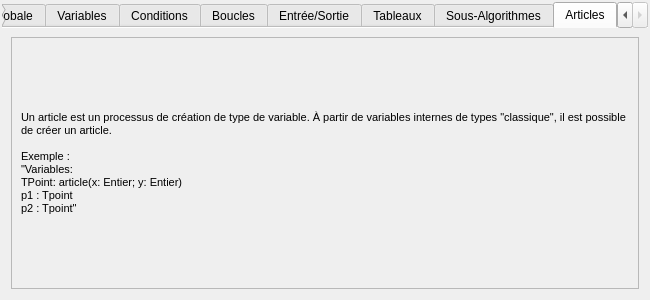
<?xml version="1.0" encoding="UTF-8"?>
<ui version="4.0">
 <class>SyntaxWindow</class>
 <widget class="QMainWindow" name="SyntaxWindow">
  <property name="geometry">
   <rect>
    <x>0</x>
    <y>0</y>
    <width>650</width>
    <height>300</height>
   </rect>
  </property>
  <property name="sizePolicy">
   <sizepolicy hsizetype="Fixed" vsizetype="Fixed">
    <horstretch>0</horstretch>
    <verstretch>0</verstretch>
   </sizepolicy>
  </property>
  <property name="minimumSize">
   <size>
    <width>650</width>
    <height>300</height>
   </size>
  </property>
  <property name="maximumSize">
   <size>
    <width>650</width>
    <height>300</height>
   </size>
  </property>
  <property name="windowTitle">
   <string>Syntaxe</string>
  </property>
  <property name="windowIcon">
   <iconset resource="res.qrc">
    <normaloff>:/ressources/img/nf04.png</normaloff>:/ressources/img/nf04.png</iconset>
  </property>
  <widget class="QWidget" name="centralwidget">
   <layout class="QGridLayout" name="gridLayout">
    <property name="leftMargin">
     <number>2</number>
    </property>
    <property name="topMargin">
     <number>2</number>
    </property>
    <property name="rightMargin">
     <number>2</number>
    </property>
    <property name="bottomMargin">
     <number>2</number>
    </property>
    <item row="0" column="0">
     <widget class="QTabWidget" name="algoutt">
      <property name="currentIndex">
       <number>7</number>
      </property>
      <property name="documentMode">
       <bool>true</bool>
      </property>
      <widget class="QWidget" name="structure">
       <attribute name="title">
        <string>Structure globale</string>
       </attribute>
       <layout class="QGridLayout" name="gridLayout_2">
        <property name="leftMargin">
         <number>14</number>
        </property>
        <property name="topMargin">
         <number>14</number>
        </property>
        <property name="rightMargin">
         <number>14</number>
        </property>
        <property name="bottomMargin">
         <number>14</number>
        </property>
        <item row="0" column="0">
         <widget class="QScrollArea" name="scrollArea_4">
          <property name="widgetResizable">
           <bool>true</bool>
          </property>
          <widget class="QWidget" name="scrollAreaWidgetContents_4">
           <property name="geometry">
            <rect>
             <x>0</x>
             <y>0</y>
             <width>123</width>
             <height>533</height>
            </rect>
           </property>
           <layout class="QGridLayout" name="gridLayout_13">
            <item row="0" column="0">
             <widget class="QLabel" name="label">
              <property name="text">
               <string>&lt;!DOCTYPE HTML PUBLIC &quot;-//W3C//DTD HTML 4.0//EN&quot; &quot;http://www.w3.org/TR/REC-html40/strict.dtd&quot;&gt;
&lt;html&gt;&lt;head&gt;&lt;meta name=&quot;qrichtext&quot; content=&quot;1&quot; /&gt;&lt;style type=&quot;text/css&quot;&gt;
p, li { white-space: pre-wrap; }
&lt;/style&gt;&lt;/head&gt;&lt;body style=&quot; font-family:'MS Shell Dlg 2'; font-size:8pt; font-weight:400; font-style:normal;&quot;&gt;
&lt;p style=&quot; margin-top:0px; margin-bottom:0px; margin-left:0px; margin-right:0px; -qt-block-indent:0; text-indent:0px;&quot;&gt;L'algorithme doit posséder trois rubriques :&lt;/p&gt;
&lt;ul style=&quot;margin-top: 0px; margin-bottom: 0px; margin-left: 0px; margin-right: 0px; -qt-list-indent: 1;&quot;&gt;&lt;li style=&quot; margin-top:12px; margin-bottom:0px; margin-left:0px; margin-right:0px; -qt-block-indent:0; text-indent:0px;&quot;&gt; Rubrique &amp;quot;Algorithme&amp;quot; : contient le nom de l'algorithme,&lt;/li&gt;
&lt;li style=&quot; margin-top:12px; margin-bottom:0px; margin-left:0px; margin-right:0px; -qt-block-indent:0; text-indent:0px;&quot;&gt; Rubrique &amp;quot;Types&amp;quot; (optionnelle) : contient les articles de l'algorithme,&lt;/li&gt;
&lt;li style=&quot; margin-top:12px; margin-bottom:0px; margin-left:0px; margin-right:0px; -qt-block-indent:0; text-indent:0px;&quot;&gt; Rubrique &amp;quot;Variables&amp;quot; ou &amp;quot;Initialisation&amp;quot; : contient les déclarations de variables,&lt;/li&gt;
&lt;li style=&quot; margin-top:12px; margin-bottom:0px; margin-left:0px; margin-right:0px; -qt-block-indent:0; text-indent:0px;&quot;&gt; Rubrique &amp;quot;Traitement&amp;quot; : contient le pseudo-code de l'algorithme&lt;/li&gt;&lt;/ul&gt;
&lt;p style=&quot; margin-top:12px; margin-bottom:0px; margin-left:0px; margin-right:0px; -qt-block-indent:0; text-indent:0px;&quot;&gt;Les commentaires peuvent êtres utiles pour comprendre un algorithme devenant long. Commencer une ligne par deux slashs (&amp;quot;//&amp;quot;) et le reste de la ligne sera un commentaire.&lt;/p&gt;&lt;/body&gt;&lt;/html&gt;</string>
              </property>
              <property name="wordWrap">
               <bool>true</bool>
              </property>
             </widget>
            </item>
           </layout>
          </widget>
         </widget>
        </item>
       </layout>
      </widget>
      <widget class="QWidget" name="vars">
       <attribute name="title">
        <string>Variables</string>
       </attribute>
       <layout class="QGridLayout" name="gridLayout_3">
        <property name="leftMargin">
         <number>14</number>
        </property>
        <property name="topMargin">
         <number>14</number>
        </property>
        <property name="rightMargin">
         <number>14</number>
        </property>
        <property name="bottomMargin">
         <number>14</number>
        </property>
        <item row="0" column="0">
         <widget class="QScrollArea" name="scrollArea_5">
          <property name="widgetResizable">
           <bool>true</bool>
          </property>
          <widget class="QWidget" name="scrollAreaWidgetContents_5">
           <property name="geometry">
            <rect>
             <x>0</x>
             <y>0</y>
             <width>77</width>
             <height>564</height>
            </rect>
           </property>
           <layout class="QGridLayout" name="gridLayout_14">
            <item row="0" column="0">
             <widget class="QLabel" name="label_2">
              <property name="text">
               <string>&lt;!DOCTYPE HTML PUBLIC &quot;-//W3C//DTD HTML 4.0//EN&quot; &quot;http://www.w3.org/TR/REC-html40/strict.dtd&quot;&gt;
&lt;html&gt;&lt;head&gt;&lt;meta name=&quot;qrichtext&quot; content=&quot;1&quot; /&gt;&lt;style type=&quot;text/css&quot;&gt;
p, li { white-space: pre-wrap; }
&lt;/style&gt;&lt;/head&gt;&lt;body style=&quot; font-family:'MS Shell Dlg 2'; font-size:8pt; font-weight:400; font-style:normal;&quot;&gt;
&lt;p style=&quot; margin-top:0px; margin-bottom:0px; margin-left:0px; margin-right:0px; -qt-block-indent:0; text-indent:0px;&quot;&gt;Les variables sont des éléments d'un algorithmes, définies par deux choses : leur type (Entier, Réel, Caractère ou Booléen) et leur valeur.&lt;/p&gt;
&lt;p style=&quot; margin-top:0px; margin-bottom:0px; margin-left:0px; margin-right:0px; -qt-block-indent:0; text-indent:0px;&quot;&gt;Une variable se définit comme suit : &amp;quot;nom : type&amp;quot;. Les variables ne se définissent que dans la rubrique &amp;quot;Variables&amp;quot;.&lt;/p&gt;
&lt;p style=&quot;-qt-paragraph-type:empty; margin-top:0px; margin-bottom:0px; margin-left:0px; margin-right:0px; -qt-block-indent:0; text-indent:0px;&quot;&gt;&lt;br /&gt;&lt;/p&gt;
&lt;p style=&quot; margin-top:0px; margin-bottom:0px; margin-left:0px; margin-right:0px; -qt-block-indent:0; text-indent:0px;&quot;&gt;Exemple :&lt;/p&gt;
&lt;p style=&quot; margin-top:0px; margin-bottom:0px; margin-left:0px; margin-right:0px; -qt-block-indent:0; text-indent:0px;&quot;&gt;&amp;quot;x : Entier&lt;/p&gt;
&lt;p style=&quot; margin-top:0px; margin-bottom:0px; margin-left:0px; margin-right:0px; -qt-block-indent:0; text-indent:0px;&quot;&gt;estPremier : Booléen&amp;quot;&lt;/p&gt;
&lt;p style=&quot;-qt-paragraph-type:empty; margin-top:0px; margin-bottom:0px; margin-left:0px; margin-right:0px; -qt-block-indent:0; text-indent:0px;&quot;&gt;&lt;br /&gt;&lt;/p&gt;
&lt;p style=&quot; margin-top:0px; margin-bottom:0px; margin-left:0px; margin-right:0px; -qt-block-indent:0; text-indent:0px;&quot;&gt;Une affectation de variable se fait comme suit :&lt;/p&gt;
&lt;p style=&quot; margin-top:0px; margin-bottom:0px; margin-left:0px; margin-right:0px; -qt-block-indent:0; text-indent:0px;&quot;&gt;&amp;quot;variable &amp;lt;- valeur&amp;quot;&lt;/p&gt;&lt;/body&gt;&lt;/html&gt;</string>
              </property>
              <property name="wordWrap">
               <bool>true</bool>
              </property>
             </widget>
            </item>
           </layout>
          </widget>
         </widget>
        </item>
       </layout>
      </widget>
      <widget class="QWidget" name="conds">
       <attribute name="title">
        <string>Conditions</string>
       </attribute>
       <layout class="QGridLayout" name="gridLayout_4">
        <property name="leftMargin">
         <number>14</number>
        </property>
        <property name="topMargin">
         <number>14</number>
        </property>
        <property name="rightMargin">
         <number>14</number>
        </property>
        <property name="bottomMargin">
         <number>14</number>
        </property>
        <item row="0" column="0">
         <widget class="QScrollArea" name="scrollArea">
          <property name="widgetResizable">
           <bool>true</bool>
          </property>
          <widget class="QWidget" name="scrollAreaWidgetContents">
           <property name="geometry">
            <rect>
             <x>0</x>
             <y>0</y>
             <width>104</width>
             <height>369</height>
            </rect>
           </property>
           <layout class="QGridLayout" name="gridLayout_5">
            <item row="0" column="0">
             <widget class="QLabel" name="label_3">
              <property name="text">
               <string>&lt;!DOCTYPE HTML PUBLIC &quot;-//W3C//DTD HTML 4.0//EN&quot; &quot;http://www.w3.org/TR/REC-html40/strict.dtd&quot;&gt;
&lt;html&gt;&lt;head&gt;&lt;meta name=&quot;qrichtext&quot; content=&quot;1&quot; /&gt;&lt;style type=&quot;text/css&quot;&gt;
p, li { white-space: pre-wrap; }
&lt;/style&gt;&lt;/head&gt;&lt;body style=&quot; font-family:'MS Shell Dlg 2'; font-size:8pt; font-weight:400; font-style:normal;&quot;&gt;
&lt;p style=&quot; margin-top:0px; margin-bottom:0px; margin-left:0px; margin-right:0px; -qt-block-indent:0; text-indent:0px;&quot;&gt;Une condition permet de distinguer deux cas et de définir des actions propres à chacun des cas.&lt;/p&gt;
&lt;p style=&quot; margin-top:0px; margin-bottom:0px; margin-left:0px; margin-right:0px; -qt-block-indent:0; text-indent:0px;&quot;&gt;L'expression calculée doit donc être de type &amp;quot;Booléen&amp;quot; pour n'avoir que deux cas possibles.&lt;/p&gt;
&lt;p style=&quot; margin-top:0px; margin-bottom:0px; margin-left:0px; margin-right:0px; -qt-block-indent:0; text-indent:0px;&quot;&gt;Exemple :&lt;/p&gt;
&lt;p style=&quot; margin-top:0px; margin-bottom:0px; margin-left:0px; margin-right:0px; -qt-block-indent:0; text-indent:0px;&quot;&gt;&amp;quot;Si reponse = 42 Alors&lt;/p&gt;
&lt;p style=&quot; margin-top:0px; margin-bottom:0px; margin-left:0px; margin-right:0px; -qt-block-indent:0; text-indent:0px;&quot;&gt;    Ecrire(&amp;quot;Vous avez trouvé la réponse&amp;quot;!)&lt;/p&gt;
&lt;p style=&quot; margin-top:0px; margin-bottom:0px; margin-left:0px; margin-right:0px; -qt-block-indent:0; text-indent:0px;&quot;&gt;SinonSi reponse = 41 Alors&lt;/p&gt;
&lt;p style=&quot; margin-top:0px; margin-bottom:0px; margin-left:0px; margin-right:0px; -qt-block-indent:0; text-indent:0px;&quot;&gt;    Ecrire(&amp;quot;Presque&amp;quot;!)&lt;/p&gt;
&lt;p style=&quot; margin-top:0px; margin-bottom:0px; margin-left:0px; margin-right:0px; -qt-block-indent:0; text-indent:0px;&quot;&gt;Sinon&lt;/p&gt;
&lt;p style=&quot; margin-top:0px; margin-bottom:0px; margin-left:0px; margin-right:0px; -qt-block-indent:0; text-indent:0px;&quot;&gt;    Ecrire(&amp;quot;Désolé, ce n'est pas la réponse&amp;quot;!)&lt;/p&gt;
&lt;p style=&quot; margin-top:0px; margin-bottom:0px; margin-left:0px; margin-right:0px; -qt-block-indent:0; text-indent:0px;&quot;&gt;FinSi&amp;quot;&lt;/p&gt;&lt;/body&gt;&lt;/html&gt;</string>
              </property>
              <property name="wordWrap">
               <bool>true</bool>
              </property>
             </widget>
            </item>
           </layout>
          </widget>
         </widget>
        </item>
       </layout>
      </widget>
      <widget class="QWidget" name="boucles">
       <attribute name="title">
        <string>Boucles</string>
       </attribute>
       <layout class="QGridLayout" name="gridLayout_6">
        <property name="leftMargin">
         <number>14</number>
        </property>
        <property name="topMargin">
         <number>14</number>
        </property>
        <property name="rightMargin">
         <number>14</number>
        </property>
        <property name="bottomMargin">
         <number>14</number>
        </property>
        <item row="0" column="0">
         <widget class="QScrollArea" name="scrollArea_2">
          <property name="widgetResizable">
           <bool>true</bool>
          </property>
          <widget class="QWidget" name="scrollAreaWidgetContents_3">
           <property name="geometry">
            <rect>
             <x>0</x>
             <y>0</y>
             <width>102</width>
             <height>655</height>
            </rect>
           </property>
           <layout class="QGridLayout" name="gridLayout_7">
            <item row="0" column="0">
             <widget class="QLabel" name="label_4">
              <property name="text">
               <string>&lt;!DOCTYPE HTML PUBLIC &quot;-//W3C//DTD HTML 4.0//EN&quot; &quot;http://www.w3.org/TR/REC-html40/strict.dtd&quot;&gt;
&lt;html&gt;&lt;head&gt;&lt;meta name=&quot;qrichtext&quot; content=&quot;1&quot; /&gt;&lt;style type=&quot;text/css&quot;&gt;
p, li { white-space: pre-wrap; }
&lt;/style&gt;&lt;/head&gt;&lt;body style=&quot; font-family:'MS Shell Dlg 2'; font-size:8pt; font-weight:400; font-style:normal;&quot;&gt;
&lt;p style=&quot; margin-top:0px; margin-bottom:0px; margin-left:0px; margin-right:0px; -qt-block-indent:0; text-indent:0px;&quot;&gt;Une boucle permet de répéter une action autant de fois que nécessaire.&lt;/p&gt;
&lt;p style=&quot; margin-top:0px; margin-bottom:0px; margin-left:0px; margin-right:0px; -qt-block-indent:0; text-indent:0px;&quot;&gt;Il existe deux types de boucles : définies et non définies.&lt;/p&gt;
&lt;p style=&quot; margin-top:0px; margin-bottom:0px; margin-left:0px; margin-right:0px; -qt-block-indent:0; text-indent:0px;&quot;&gt;Une boucle définie (Pour) se réalise comme suit :&lt;/p&gt;
&lt;p style=&quot; margin-top:0px; margin-bottom:0px; margin-left:0px; margin-right:0px; -qt-block-indent:0; text-indent:0px;&quot;&gt;&amp;quot;Pour index allant de 0 à 500 par pas de 1 Faire&lt;/p&gt;
&lt;p style=&quot; margin-top:0px; margin-bottom:0px; margin-left:0px; margin-right:0px; -qt-block-indent:0; text-indent:0px;&quot;&gt;    Ecrire(&amp;quot;Je ferai mes exercices&amp;quot;!)&lt;/p&gt;
&lt;p style=&quot; margin-top:0px; margin-bottom:0px; margin-left:0px; margin-right:0px; -qt-block-indent:0; text-indent:0px;&quot;&gt;FinPour&amp;quot;&lt;/p&gt;
&lt;p style=&quot; margin-top:0px; margin-bottom:0px; margin-left:0px; margin-right:0px; -qt-block-indent:0; text-indent:0px;&quot;&gt;La variable index n'est pas automatiquement définie, mais elle est automatiquement initialisée et incrémentée (on lui assigne 0 au début et on lui ajoute 1 tant que la condition est vraie).&lt;/p&gt;
&lt;p style=&quot;-qt-paragraph-type:empty; margin-top:0px; margin-bottom:0px; margin-left:0px; margin-right:0px; -qt-block-indent:0; text-indent:0px;&quot;&gt;&lt;br /&gt;&lt;/p&gt;
&lt;p style=&quot; margin-top:0px; margin-bottom:0px; margin-left:0px; margin-right:0px; -qt-block-indent:0; text-indent:0px;&quot;&gt;Une boucle non définie (TantQue) se réalise comme suit :&lt;/p&gt;
&lt;p style=&quot; margin-top:0px; margin-bottom:0px; margin-left:0px; margin-right:0px; -qt-block-indent:0; text-indent:0px;&quot;&gt;&amp;quot;TantQue motdepasse != 42 Faire&lt;/p&gt;
&lt;p style=&quot; margin-top:0px; margin-bottom:0px; margin-left:0px; margin-right:0px; -qt-block-indent:0; text-indent:0px;&quot;&gt;    Ecrire(&amp;quot;Ce n'est pas le bon mot de passe ! Try again !&amp;quot;!)&lt;/p&gt;
&lt;p style=&quot; margin-top:0px; margin-bottom:0px; margin-left:0px; margin-right:0px; -qt-block-indent:0; text-indent:0px;&quot;&gt;    Lire(clavier ! motdepasse)&lt;/p&gt;
&lt;p style=&quot; margin-top:0px; margin-bottom:0px; margin-left:0px; margin-right:0px; -qt-block-indent:0; text-indent:0px;&quot;&gt;FinTantQue&amp;quot;&lt;/p&gt;
&lt;p style=&quot; margin-top:0px; margin-bottom:0px; margin-left:0px; margin-right:0px; -qt-block-indent:0; text-indent:0px;&quot;&gt;    &lt;/p&gt;&lt;/body&gt;&lt;/html&gt;</string>
              </property>
              <property name="wordWrap">
               <bool>true</bool>
              </property>
             </widget>
            </item>
           </layout>
          </widget>
         </widget>
        </item>
       </layout>
      </widget>
      <widget class="QWidget" name="io">
       <attribute name="title">
        <string>Entrée/Sortie</string>
       </attribute>
       <layout class="QGridLayout" name="gridLayout_8">
        <property name="leftMargin">
         <number>14</number>
        </property>
        <property name="topMargin">
         <number>14</number>
        </property>
        <property name="rightMargin">
         <number>14</number>
        </property>
        <property name="bottomMargin">
         <number>14</number>
        </property>
        <item row="0" column="0">
         <widget class="QScrollArea" name="scrollArea_6">
          <property name="widgetResizable">
           <bool>true</bool>
          </property>
          <widget class="QWidget" name="scrollAreaWidgetContents_6">
           <property name="geometry">
            <rect>
             <x>0</x>
             <y>0</y>
             <width>616</width>
             <height>245</height>
            </rect>
           </property>
           <layout class="QGridLayout" name="gridLayout_15">
            <item row="0" column="0">
             <widget class="QLabel" name="label_5">
              <property name="text">
               <string>&lt;!DOCTYPE HTML PUBLIC &quot;-//W3C//DTD HTML 4.0//EN&quot; &quot;http://www.w3.org/TR/REC-html40/strict.dtd&quot;&gt;
&lt;html&gt;&lt;head&gt;&lt;meta name=&quot;qrichtext&quot; content=&quot;1&quot; /&gt;&lt;style type=&quot;text/css&quot;&gt;
p, li { white-space: pre-wrap; }
&lt;/style&gt;&lt;/head&gt;&lt;body style=&quot; font-family:'MS Shell Dlg 2'; font-size:8.25pt; font-weight:400; font-style:normal;&quot;&gt;
&lt;p style=&quot; margin-top:0px; margin-bottom:0px; margin-left:0px; margin-right:0px; -qt-block-indent:0; text-indent:0px;&quot;&gt;&lt;span style=&quot; font-size:8pt;&quot;&gt;L'algorithme est capable d'intéragir avec l'utilisateur. Il existe donc deux fonctions : Lire et Ecrire.&lt;/span&gt;&lt;/p&gt;
&lt;p style=&quot; margin-top:0px; margin-bottom:0px; margin-left:0px; margin-right:0px; -qt-block-indent:0; text-indent:0px;&quot;&gt;&lt;span style=&quot; font-size:8pt; font-weight:600;&quot;&gt;Du point de vue de l'algorithme :&lt;/span&gt;&lt;/p&gt;
&lt;p style=&quot; margin-top:0px; margin-bottom:0px; margin-left:0px; margin-right:0px; -qt-block-indent:0; text-indent:0px;&quot;&gt;&lt;span style=&quot; font-size:8pt;&quot;&gt;Lire = Demander à l'utilisateur de saisir une valeur&lt;/span&gt;&lt;/p&gt;
&lt;p style=&quot; margin-top:0px; margin-bottom:0px; margin-left:0px; margin-right:0px; -qt-block-indent:0; text-indent:0px;&quot;&gt;&lt;span style=&quot; font-size:8pt;&quot;&gt;Ecrire = Afficher un message à l'écran&lt;/span&gt;&lt;/p&gt;
&lt;p style=&quot;-qt-paragraph-type:empty; margin-top:0px; margin-bottom:0px; margin-left:0px; margin-right:0px; -qt-block-indent:0; text-indent:0px; font-size:8pt;&quot;&gt;&lt;/p&gt;
&lt;p style=&quot; margin-top:0px; margin-bottom:0px; margin-left:0px; margin-right:0px; -qt-block-indent:0; text-indent:0px;&quot;&gt;&lt;span style=&quot; font-size:8pt;&quot;&gt;Utilisation de ces fonctions :&lt;/span&gt;&lt;/p&gt;
&lt;p style=&quot; margin-top:0px; margin-bottom:0px; margin-left:0px; margin-right:0px; -qt-block-indent:0; text-indent:0px;&quot;&gt;&lt;span style=&quot; font-size:8pt;&quot;&gt;&amp;quot;Lire(clavier ! variable)&lt;/span&gt;&lt;/p&gt;
&lt;p style=&quot; margin-top:0px; margin-bottom:0px; margin-left:0px; margin-right:0px; -qt-block-indent:0; text-indent:0px;&quot;&gt;&lt;span style=&quot; font-size:8pt;&quot;&gt;Ecrire(&amp;quot;Vous avez écrit :&amp;quot;!)&lt;/span&gt;&lt;/p&gt;
&lt;p style=&quot; margin-top:0px; margin-bottom:0px; margin-left:0px; margin-right:0px; -qt-block-indent:0; text-indent:0px;&quot;&gt;&lt;span style=&quot; font-size:8pt;&quot;&gt;Ecrire(variable !)&amp;quot;&lt;/span&gt;&lt;/p&gt;&lt;/body&gt;&lt;/html&gt;</string>
              </property>
              <property name="wordWrap">
               <bool>true</bool>
              </property>
             </widget>
            </item>
           </layout>
          </widget>
         </widget>
        </item>
       </layout>
      </widget>
      <widget class="QWidget" name="tab">
       <attribute name="title">
        <string>Tableaux</string>
       </attribute>
       <layout class="QGridLayout" name="gridLayout_9">
        <property name="leftMargin">
         <number>14</number>
        </property>
        <property name="topMargin">
         <number>14</number>
        </property>
        <property name="rightMargin">
         <number>14</number>
        </property>
        <property name="bottomMargin">
         <number>14</number>
        </property>
        <item row="1" column="0">
         <widget class="QScrollArea" name="scrollArea_7">
          <property name="widgetResizable">
           <bool>true</bool>
          </property>
          <widget class="QWidget" name="scrollAreaWidgetContents_7">
           <property name="geometry">
            <rect>
             <x>0</x>
             <y>0</y>
             <width>170</width>
             <height>252</height>
            </rect>
           </property>
           <layout class="QGridLayout" name="gridLayout_16">
            <item row="0" column="0">
             <widget class="QLabel" name="label_6">
              <property name="text">
               <string>&lt;!DOCTYPE HTML PUBLIC &quot;-//W3C//DTD HTML 4.0//EN&quot; &quot;http://www.w3.org/TR/REC-html40/strict.dtd&quot;&gt;
&lt;html&gt;&lt;head&gt;&lt;meta name=&quot;qrichtext&quot; content=&quot;1&quot; /&gt;&lt;style type=&quot;text/css&quot;&gt;
p, li { white-space: pre-wrap; }
&lt;/style&gt;&lt;/head&gt;&lt;body style=&quot; font-family:'MS Shell Dlg 2'; font-size:8pt; font-weight:400; font-style:normal;&quot;&gt;
&lt;p style=&quot; margin-top:0px; margin-bottom:0px; margin-left:0px; margin-right:0px; -qt-block-indent:0; text-indent:0px;&quot;&gt;Un tableau est une variable contenant plusieurs variables.&lt;/p&gt;
&lt;p style=&quot; margin-top:0px; margin-bottom:0px; margin-left:0px; margin-right:0px; -qt-block-indent:0; text-indent:0px;&quot;&gt;On l'utilise comme suit :&lt;/p&gt;
&lt;p style=&quot; margin-top:0px; margin-bottom:0px; margin-left:0px; margin-right:0px; -qt-block-indent:0; text-indent:0px;&quot;&gt;&amp;quot;variable : tableau[1..10] d'Entiers&amp;quot;&lt;/p&gt;
&lt;p style=&quot; margin-top:0px; margin-bottom:0px; margin-left:0px; margin-right:0px; -qt-block-indent:0; text-indent:0px;&quot;&gt;Dans ce cas, variable sera un tableau de 10 entiers, accessible en procédent comme suit :&lt;/p&gt;
&lt;p style=&quot; margin-top:0px; margin-bottom:0px; margin-left:0px; margin-right:0px; -qt-block-indent:0; text-indent:0px;&quot;&gt;&amp;quot;variable[index]&amp;quot;&lt;/p&gt;
&lt;p style=&quot; margin-top:0px; margin-bottom:0px; margin-left:0px; margin-right:0px; -qt-block-indent:0; text-indent:0px;&quot;&gt;Un tableau multi dimensionnel est représenté comme suit :&lt;/p&gt;
&lt;p style=&quot; margin-top:0px; margin-bottom:0px; margin-left:0px; margin-right:0px; -qt-block-indent:0; text-indent:0px;&quot;&gt;&amp;quot;variable : tableau[index_min..index_max, index_min2..index_max2, etc.] d'Entiers&amp;quot;&lt;/p&gt;
&lt;p style=&quot; margin-top:0px; margin-bottom:0px; margin-left:0px; margin-right:0px; -qt-block-indent:0; text-indent:0px;&quot;&gt;Et à l'accès : &amp;quot;variable[index1][index2][...]&amp;quot;&lt;/p&gt;&lt;/body&gt;&lt;/html&gt;</string>
              </property>
              <property name="wordWrap">
               <bool>true</bool>
              </property>
             </widget>
            </item>
           </layout>
          </widget>
         </widget>
        </item>
       </layout>
      </widget>
      <widget class="QWidget" name="sa">
       <attribute name="title">
        <string>Sous-Algorithmes</string>
       </attribute>
       <layout class="QGridLayout" name="gridLayout_10">
        <property name="leftMargin">
         <number>14</number>
        </property>
        <property name="topMargin">
         <number>14</number>
        </property>
        <property name="rightMargin">
         <number>14</number>
        </property>
        <property name="bottomMargin">
         <number>14</number>
        </property>
        <item row="0" column="0">
         <widget class="QScrollArea" name="scrollArea_8">
          <property name="widgetResizable">
           <bool>true</bool>
          </property>
          <widget class="QWidget" name="scrollAreaWidgetContents_8">
           <property name="geometry">
            <rect>
             <x>0</x>
             <y>0</y>
             <width>599</width>
             <height>278</height>
            </rect>
           </property>
           <layout class="QGridLayout" name="gridLayout_17">
            <item row="0" column="0">
             <widget class="QLabel" name="label_7">
              <property name="text">
               <string>&lt;!DOCTYPE HTML PUBLIC &quot;-//W3C//DTD HTML 4.0//EN&quot; &quot;http://www.w3.org/TR/REC-html40/strict.dtd&quot;&gt;
&lt;html&gt;&lt;head&gt;&lt;meta name=&quot;qrichtext&quot; content=&quot;1&quot; /&gt;&lt;style type=&quot;text/css&quot;&gt;
p, li { white-space: pre-wrap; }
&lt;/style&gt;&lt;/head&gt;&lt;body style=&quot; font-family:'MS Shell Dlg 2'; font-size:8pt; font-weight:400; font-style:normal;&quot;&gt;
&lt;p style=&quot; margin-top:0px; margin-bottom:0px; margin-left:0px; margin-right:0px; -qt-block-indent:0; text-indent:0px;&quot;&gt;Un sous-algorithme est simplement un algorithme exécutant une tâche répétitive à l'intérieur de l'algorithme principal.&lt;/p&gt;
&lt;p style=&quot; margin-top:0px; margin-bottom:0px; margin-left:0px; margin-right:0px; -qt-block-indent:0; text-indent:0px;&quot;&gt;Créer un sous-algorithme qui sous-traite cette tâche apporte un gain de visibilité.&lt;/p&gt;
&lt;p style=&quot; margin-top:0px; margin-bottom:0px; margin-left:0px; margin-right:0px; -qt-block-indent:0; text-indent:0px;&quot;&gt;Il faut définit deux rubriques en plus pour les sous-algorithmes, correspondant aux variables d'entrée et de sortie.&lt;/p&gt;
&lt;p style=&quot; margin-top:0px; margin-bottom:0px; margin-left:0px; margin-right:0px; -qt-block-indent:0; text-indent:0px;&quot;&gt;La présence de Fin suivi du nom du sous-algorithme est &lt;span style=&quot; font-weight:600;&quot;&gt;obligatoire&lt;/span&gt;.&lt;/p&gt;
&lt;p style=&quot; margin-top:0px; margin-bottom:0px; margin-left:0px; margin-right:0px; -qt-block-indent:0; text-indent:0px;&quot;&gt;Exemple :&lt;/p&gt;
&lt;p style=&quot; margin-top:0px; margin-bottom:0px; margin-left:0px; margin-right:0px; -qt-block-indent:0; text-indent:0px;&quot;&gt;&amp;quot;Sous-Algorithme demanderEntierCarré&lt;/p&gt;
&lt;p style=&quot; margin-top:0px; margin-bottom:0px; margin-left:0px; margin-right:0px; -qt-block-indent:0; text-indent:0px;&quot;&gt;Paramètres d'entrée : &lt;/p&gt;
&lt;p style=&quot; margin-top:0px; margin-bottom:0px; margin-left:0px; margin-right:0px; -qt-block-indent:0; text-indent:0px;&quot;&gt;Paramètre de sortie : v : Entier&lt;/p&gt;
&lt;p style=&quot; margin-top:0px; margin-bottom:0px; margin-left:0px; margin-right:0px; -qt-block-indent:0; text-indent:0px;&quot;&gt;Traitement :&lt;/p&gt;
&lt;p style=&quot; margin-top:0px; margin-bottom:0px; margin-left:0px; margin-right:0px; -qt-block-indent:0; text-indent:0px;&quot;&gt;Ecrire(&amp;quot;Veuillez entrer un entier&amp;quot;!)&lt;/p&gt;
&lt;p style=&quot; margin-top:0px; margin-bottom:0px; margin-left:0px; margin-right:0px; -qt-block-indent:0; text-indent:0px;&quot;&gt;Lire(clavier ! v)&lt;/p&gt;
&lt;p style=&quot; margin-top:0px; margin-bottom:0px; margin-left:0px; margin-right:0px; -qt-block-indent:0; text-indent:0px;&quot;&gt;v &amp;lt;- v * v&lt;/p&gt;
&lt;p style=&quot; margin-top:0px; margin-bottom:0px; margin-left:0px; margin-right:0px; -qt-block-indent:0; text-indent:0px;&quot;&gt;Fin demanderEntierCarré&amp;quot;&lt;/p&gt;
&lt;p style=&quot; margin-top:0px; margin-bottom:0px; margin-left:0px; margin-right:0px; -qt-block-indent:0; text-indent:0px;&quot;&gt;Les tableaux peuvent être passés en paramètre d'entrée ou de sortie dans les sous-algorithmes. Il faut préciser la taille de départ mais pas la taille maximale. Il faut passer la taille maximale dans un paramètre d'entrée en plus.&lt;/p&gt;
&lt;p style=&quot; margin-top:0px; margin-bottom:0px; margin-left:0px; margin-right:0px; -qt-block-indent:0; text-indent:0px;&quot;&gt;Exemple :&lt;/p&gt;
&lt;p style=&quot; margin-top:0px; margin-bottom:0px; margin-left:0px; margin-right:0px; -qt-block-indent:0; text-indent:0px;&quot;&gt;&amp;quot;Sous-Algorithme Test&lt;/p&gt;
&lt;p style=&quot; margin-top:0px; margin-bottom:0px; margin-left:0px; margin-right:0px; -qt-block-indent:0; text-indent:0px;&quot;&gt;Paramètre d'entrée:&lt;/p&gt;
&lt;p style=&quot; margin-top:0px; margin-bottom:0px; margin-left:0px; margin-right:0px; -qt-block-indent:0; text-indent:0px;&quot;&gt;x : Tableau[1..] d'entiers&lt;/p&gt;
&lt;p style=&quot; margin-top:0px; margin-bottom:0px; margin-left:0px; margin-right:0px; -qt-block-indent:0; text-indent:0px;&quot;&gt;n : Entier&amp;quot;&lt;/p&gt;&lt;/body&gt;&lt;/html&gt;</string>
              </property>
              <property name="wordWrap">
               <bool>true</bool>
              </property>
             </widget>
            </item>
           </layout>
          </widget>
         </widget>
        </item>
       </layout>
      </widget>
      <widget class="QWidget" name="articles">
       <attribute name="title">
        <string>Articles</string>
       </attribute>
       <layout class="QGridLayout" name="gridLayout_11">
        <item row="0" column="0">
         <widget class="QScrollArea" name="scrollArea_9">
          <property name="widgetResizable">
           <bool>true</bool>
          </property>
          <widget class="QWidget" name="scrollAreaWidgetContents_9">
           <property name="geometry">
            <rect>
             <x>0</x>
             <y>0</y>
             <width>626</width>
             <height>255</height>
            </rect>
           </property>
           <layout class="QGridLayout" name="gridLayout_18">
            <item row="0" column="0">
             <widget class="QLabel" name="label_8">
              <property name="text">
               <string>&lt;!DOCTYPE HTML PUBLIC &quot;-//W3C//DTD HTML 4.0//EN&quot; &quot;http://www.w3.org/TR/REC-html40/strict.dtd&quot;&gt;
&lt;html&gt;&lt;head&gt;&lt;meta name=&quot;qrichtext&quot; content=&quot;1&quot; /&gt;&lt;style type=&quot;text/css&quot;&gt;
p, li { white-space: pre-wrap; }
&lt;/style&gt;&lt;/head&gt;&lt;body style=&quot; font-family:'MS Shell Dlg 2'; font-size:8pt; font-weight:400; font-style:normal;&quot;&gt;
&lt;p style=&quot; margin-top:0px; margin-bottom:0px; margin-left:0px; margin-right:0px; -qt-block-indent:0; text-indent:0px;&quot;&gt;Un article est un processus de création de type de variable. À partir de variables internes de types &amp;quot;classique&amp;quot;, il est possible de créer un article.&lt;/p&gt;
&lt;p style=&quot;-qt-paragraph-type:empty; margin-top:0px; margin-bottom:0px; margin-left:0px; margin-right:0px; -qt-block-indent:0; text-indent:0px;&quot;&gt;&lt;br /&gt;&lt;/p&gt;
&lt;p style=&quot; margin-top:0px; margin-bottom:0px; margin-left:0px; margin-right:0px; -qt-block-indent:0; text-indent:0px;&quot;&gt;Exemple :&lt;/p&gt;
&lt;p style=&quot; margin-top:0px; margin-bottom:0px; margin-left:0px; margin-right:0px; -qt-block-indent:0; text-indent:0px;&quot;&gt;&amp;quot;Variables:&lt;/p&gt;
&lt;p style=&quot; margin-top:0px; margin-bottom:0px; margin-left:0px; margin-right:0px; -qt-block-indent:0; text-indent:0px;&quot;&gt;TPoint: article(x: Entier; y: Entier)&lt;/p&gt;
&lt;p style=&quot; margin-top:0px; margin-bottom:0px; margin-left:0px; margin-right:0px; -qt-block-indent:0; text-indent:0px;&quot;&gt;p1 : Tpoint&lt;/p&gt;
&lt;p style=&quot; margin-top:0px; margin-bottom:0px; margin-left:0px; margin-right:0px; -qt-block-indent:0; text-indent:0px;&quot;&gt;p2 : Tpoint&amp;quot;&lt;/p&gt;&lt;/body&gt;&lt;/html&gt;</string>
              </property>
              <property name="wordWrap">
               <bool>true</bool>
              </property>
             </widget>
            </item>
           </layout>
          </widget>
         </widget>
        </item>
       </layout>
      </widget>
     </widget>
    </item>
   </layout>
  </widget>
 </widget>
 <resources>
  <include location="res.qrc"/>
 </resources>
 <connections/>
</ui>
